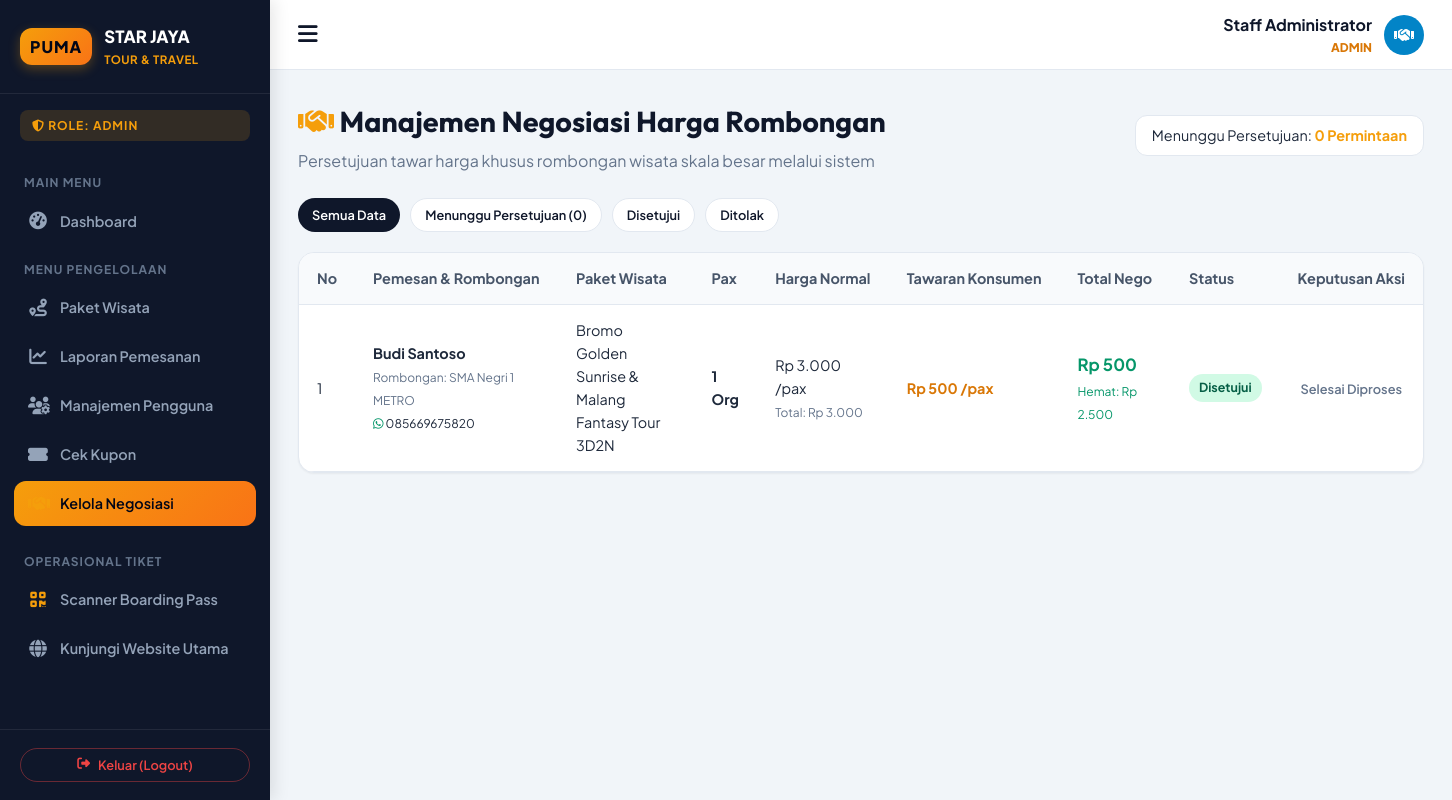
The app's page /admin/nego.php (signed in) with its own data.
### tables this page shows
CREATE TABLE `pemesanan` (
  `id` bigint(20) unsigned NOT NULL AUTO_INCREMENT,
  `user_id` bigint(20) unsigned NOT NULL,
  `paket_id` bigint(20) unsigned NOT NULL,
  `harga` int(11) NOT NULL,
  `harga_nego` int(11) DEFAULT NULL,
  `status_nego` enum('None','Menunggu','Disetujui','Ditolak') DEFAULT 'None',
  `catatan_nego` text DEFAULT NULL,
  `tanggal_berangkat` date DEFAULT NULL,
  `nama_rombongan` varchar(255) NOT NULL,
  `jumlah_pax` int(11) DEFAULT NULL,
  `kursi_dipilih` varchar(255) DEFAULT NULL,
  `no_hp` varchar(255) DEFAULT NULL,
  `created_at` timestamp NULL DEFAULT NULL,
  `updated_at` timestamp NULL DEFAULT NULL,
  PRIMARY KEY (`id`),
  KEY `fk_pemesanan_user` (`user_id`),
  KEY `fk_pemesanan_paket` (`paket_id`),
  CONSTRAINT `fk_pemesanan_paket` FOREIGN KEY (`paket_id`) REFERENCES `paket` (`id`) ON DELETE CASCADE ON UPDATE CASCADE,
  CONSTRAINT `fk_pemesanan_user` FOREIGN KEY (`user_id`) REFERENCES `user` (`id`) ON DELETE CASCADE ON UPDATE CASCADE
);

CREATE TABLE `user` (
  `id` bigint(20) unsigned NOT NULL AUTO_INCREMENT,
  `nama` varchar(191) NOT NULL,
  `email` varchar(191) NOT NULL,
  `level` varchar(191) NOT NULL,
  `email_verified_at` timestamp NULL DEFAULT NULL,
  `password` varchar(191) NOT NULL,
  `remember_token` varchar(100) DEFAULT NULL,
  `created_at` timestamp NULL DEFAULT NULL,
  `updated_at` timestamp NULL DEFAULT NULL,
  PRIMARY KEY (`id`),
  UNIQUE KEY `email` (`email`)
);

CREATE TABLE `paket` (
  `id` bigint(20) unsigned NOT NULL AUTO_INCREMENT,
  `judul` varchar(255) NOT NULL,
  `deskripsi` text NOT NULL,
  `destinasi` text NOT NULL,
  `fasilitas` varchar(255) DEFAULT NULL,
  `bus` varchar(255) NOT NULL,
  `harga` int(11) DEFAULT NULL,
  `foto` varchar(255) DEFAULT NULL,
  `created_at` timestamp NULL DEFAULT NULL,
  `updated_at` timestamp NULL DEFAULT NULL,
  PRIMARY KEY (`id`)
);

### config/database.php (called while the page is built, shortened)
<?php
function format_rupiah($angka) {
    return 'Rp ' . number_format($angka, 0, ',', '.');
}
function clean_input($data) {
    return htmlspecialchars(stripslashes(trim($data)));
}
function base_url($path = '') {
    $isHttps = (!empty($_SERVER['HTTPS']) && $_SERVER['HTTPS'] !== 'off')
        || (isset($_SERVER['SERVER_PORT']) && $_SERVER['SERVER_PORT'] == 443)
        || (isset($_SERVER['HTTP_X_FORWARDED_PROTO']) && $_SERVER['HTTP_X_FORWARDED_PROTO'] === 'https');
    $protocol = $isHttps ? "https://" : "http://";
    $host = $_SERVER['HTTP_HOST'] ?? 'localhost';
    $subDir = '';
    $reqUri = $_SERVER['REQUEST_URI'] ?? '';
    return rtrim($protocol . $host . $subDir, '/') . '/' . ltrim($path, '/');
}

### admin/nego.php (the view, shortened to what this page needs)
<?php
require_once __DIR__ . '/../config/database.php';
$filterStatus = clean_input($_GET['status'] ?? 'all');
$sql = "SELECT p.*, u.nama as nama_pemesan, u.email as email_pemesan, pkt.judul as nama_paket, pkt.harga as harga_satuan_normal
        FROM pemesanan p
        JOIN user u ON p.user_id = u.id
        JOIN paket pkt ON p.paket_id = pkt.id
        WHERE p.status_nego != 'None'";
$sql .= " ORDER BY p.id DESC";
$negoList = $pdo->query($sql)->fetchAll();
$totalPendingNego = (int)$pdo->query("SELECT COUNT(*) FROM pemesanan WHERE status_nego = 'Menunggu'")->fetchColumn();
?>
<!DOCTYPE html>
<html lang="id">
<head>
    <link rel="stylesheet" href="https://cdnjs.cloudflare.com/ajax/libs/font-awesome/6.4.0/css/all.min.css">
    <link rel="stylesheet" href="<?= base_url('assets/css/style.css') ?>">
</head>
<body class="dashboard-layout">
    <?php require_once __DIR__ . '/../includes/sidebar.php'; ?>
    <main class="dashboard-main">
        <header class="dashboard-header">
            <button class="header-toggle" id="sidebarToggle"><i class="fa-solid fa-bars"></i></button>
            <div class="header-profile">
                <div style="text-align: right;">
                    <div style="font-weight: 700; color: var(--primary);"><?= htmlspecialchars($_SESSION['nama']) ?></div>
                    <div style="font-size: 0.75rem; color: var(--accent-hover); font-weight: 800; text-transform: uppercase;">
                        <?= htmlspecialchars($_SESSION['level']) ?>
                    </div>
                </div>
                <div class="user-avatar"><i class="fa-solid fa-handshake"></i></div>
            </div>
        </header>
        <div class="dashboard-body">
            <div style="display: flex; justify-content: space-between; align-items: center; margin-bottom: 24px; flex-wrap: wrap; gap: 16px;">
                <div>
                    <h1 style="font-size: 1.8rem; color: var(--primary); margin: 0 0 4px 0;">
                        <i class="fa-solid fa-handshake" style="color: var(--accent);"></i> Manajemen Negosiasi Harga Rombongan
                    </h1>
                    <p style="color: var(--text-muted); margin: 0;">Persetujuan tawar harga khusus rombongan wisata skala besar melalui sistem</p>
                </div>
                <div style="background: #ffffff; padding: 8px 16px; border-radius: var(--radius-md); border: 1px solid var(--border-color); font-size: 0.9rem;">
                    Menunggu Persetujuan: <strong style="color: var(--warning);"><?= $totalPendingNego ?> Permintaan</strong>
                </div>
            </div>
            <div style="display: flex; gap: 10px; margin-bottom: 20px; flex-wrap: wrap;">
                <a href="<?= base_url('admin/nego.php?status=all') ?>" class="btn btn-sm <?= ($filterStatus === 'all') ? 'btn-primary' : 'btn-outline' ?>" style="<?= ($filterStatus !== 'all') ? 'background:#fff;' : '' ?>">Semua Data</a>
                <a href="<?= base_url('admin/nego.php?status=menunggu') ?>" class="btn btn-sm <?= ($filterStatus === 'menunggu') ? 'btn-primary' : 'btn-outline' ?>" style="<?= ($filterStatus !== 'menunggu') ? 'background:#fff;' : '' ?>">
                    Menunggu Persetujuan (<?= $totalPendingNego ?>)
                </a>
                <a href="<?= base_url('admin/nego.php?status=disetujui') ?>" class="btn btn-sm <?= ($filterStatus === 'disetujui') ? 'btn-primary' : 'btn-outline' ?>" style="<?= ($filterStatus !== 'disetujui') ? 'background:#fff;' : '' ?>">Disetujui</a>
                <a href="<?= base_url('admin/nego.php?status=ditolak') ?>" class="btn btn-sm <?= ($filterStatus === 'ditolak') ? 'btn-primary' : 'btn-outline' ?>" style="<?= ($filterStatus !== 'ditolak') ? 'background:#fff;' : '' ?>">Ditolak</a>
            </div>
            <div class="card-table">
                <div class="table-responsive">
                    <table class="custom-table">
                        <thead>
                            <tr>
                                <th>No</th>
                                <th>Pemesan & Rombongan</th>
                                <th>Paket Wisata</th>
                                <th>Pax</th>
                                <th>Harga Normal</th>
                                <th>Tawaran Konsumen</th>
                                <th>Total Nego</th>
                                <th>Status</th>
                                <th style="text-align: center;">Keputusan Aksi</th>
                            </tr>
                        </thead>
                        <tbody>
                            <?php if (empty($negoList)): ?>
                                <tr>
                                    <td colspan="9" style="text-align: center; padding: 36px; color: var(--text-muted);">
                                        Tidak ada data pengajuan negosiasi harga pada filter ini.
                                    </td>
                                </tr>
                            <?php else: ?>
                                <?php $no = 1; foreach ($negoList as $n):
                                    $totalNormal = (int)$n['harga_satuan_normal'] * (int)$n['jumlah_pax'];
                                    $totalTawar = (int)$n['harga_nego'] * (int)$n['jumlah_pax'];
                                    $hemat = $totalNormal - $totalTawar;
                                ?>
                                    <tr>
                                        <td><?= $no++ ?></td>
                                        <td>
                                            <strong><?= htmlspecialchars($n['nama_pemesan']) ?></strong><br>
                                            <small style="color: var(--text-muted);">Rombongan: <?= htmlspecialchars($n['nama_rombongan']) ?></small><br>
                                            <small><i class="fa-brands fa-whatsapp" style="color: #059669;"></i> <?= htmlspecialchars($n['no_hp']) ?></small>
                                        </td>
                                        <td><?= htmlspecialchars($n['nama_paket']) ?></td>
                                        <td><strong><?= htmlspecialchars($n['jumlah_pax']) ?> Org</strong></td>
                                        <td>
                                            <?= format_rupiah($n['harga_satuan_normal']) ?> /pax<br>
                                            <small style="color: var(--text-muted);">Total: <?= format_rupiah($totalNormal) ?></small>
                                        </td>
                                        <td>
                                            <strong style="color: var(--accent-hover);"><?= format_rupiah($n['harga_nego']) ?> /pax</strong>
                                        </td>
                                        <td>
                                            <strong style="color: #059669; font-size: 1.05rem;"><?= format_rupiah($totalTawar) ?></strong><br>
                                            <small style="color: #059669;">Hemat: <?= format_rupiah(max(0, $hemat)) ?></small>
                                        </td>
                                        <td>
                                            <?php
                                            $stNego = $n['status_nego'];
                                            $bClass = 'badge-warning';
                                            if ($stNego === 'Disetujui') $bClass = 'badge-success';
                                            elseif ($stNego === 'Ditolak') $bClass = 'badge-danger';
                                            ?>
                                            <span class="badge <?= $bClass ?>"><?= htmlspecialchars($stNego) ?></span>
                                        </td>
                                        <td style="text-align: center; white-space: nowrap;">
                                            <?php if ($stNego === 'Menunggu'): ?>
                                                <form method="POST" action="" style="display: inline-flex; gap: 6px;">
                                                    <input type="hidden" name="pemesanan_id" value="<?= $n['id'] ?>">
                                                    <button type="submit" name="action_nego" value="setujui" class="btn btn-sm btn-success" onclick="return confirm('Setujui tawaran harga <?= format_rupiah($n['harga_nego']) ?>/pax untuk rombongan ini?');">
                                                        <i class="fa-solid fa-check"></i> Setujui
                                                    </button>
                                                    <button type="submit" name="action_nego" value="tolak" class="btn btn-sm btn-danger" onclick="return confirm('Tolak tawaran negosiasi harga ini?');">
                                                        <i class="fa-solid fa-xmark"></i> Tolak
                                                    </button>
                                                </form>
                                            <?php else: ?>
                                                <span style="font-size: 0.8rem; color: var(--text-muted); font-weight: 600;">Selesai Diproses</span>
                                            <?php endif; ?>
                                        </td>
                                    </tr>
                                <?php endforeach; ?>
                            <?php endif; ?>
                        </tbody>
                    </table>
                </div>
            </div>
        </div>
    </main>
</body>
</html>

### assets/css/style.css (style rules this page uses)
:root { --primary: #0f172a; --primary-light: #1e293b; --primary-dark: #020617; --accent: #f59e0b; --accent-hover: #d97706; --accent-light: #fef3c7; --sky: #0284c7; --sky-light: #e0f2fe; --success: #10b981; --success-light: #d1fae5; --danger: #ef4444; --danger-light: #fee2e2; --warning: #f59e0b; --text-main: #1e293b; --text-muted: #64748b; --text-light: #94a3b8; --bg-body: #f8fafc; --bg-card: #ffffff; --border-color: #e2e8f0; --radius-sm: 8px; --radius-md: 12px; --radius-lg: 16px; --radius-full: 9999px; --shadow-sm: 0 1px 2px 0 rgb(0 0 0 / 0.05); --shadow-md: 0 4px 6px -1px rgb(0 0 0 / 0.1), 0 2px 4px -2px rgb(0 0 0 / 0.1); --shadow-lg: 0 10px 15px -3px rgb(0 0 0 / 0.1), 0 4px 6px -4px rgb(0 0 0 / 0.1); --shadow-xl: 0 20px 25px -5px rgb(0 0 0 / 0.1), 0 8px 10px -6px rgb(0 0 0 / 0.1); --transition: all 0.25s cubic-bezier(0.4, 0, 0.2, 1); }
* { margin: 0; padding: 0; box-sizing: border-box; }
body { font-family: 'Plus Jakarta Sans', -apple-system, BlinkMacSystemFont, sans-serif; background-color: var(--bg-body); color: var(--text-main); line-height: 1.6; overflow-x: hidden; }
h1, h2, h3, h4, h5, h6, .brand-font { font-family: 'Outfit', sans-serif; color: var(--primary); font-weight: 700; }
a { color: inherit; text-decoration: none; transition: var(--transition); }
.btn { display: inline-flex; align-items: center; justify-content: center; gap: 8px; font-weight: 600; font-size: 0.9rem; padding: 9px 20px; border-radius: var(--radius-full); border: none; cursor: pointer; transition: var(--transition); }
.btn-primary { background: var(--primary); color: #ffffff; }
.btn-outline { background: transparent; color: var(--primary); border: 1.5px solid var(--border-color); }
.btn-sm { padding: 6px 14px; font-size: 0.8rem; }
.dashboard-layout { display: flex; min-height: 100vh; background: #f1f5f9; }
.dashboard-main { margin-left: 270px; flex-grow: 1; display: flex; flex-direction: column; min-height: 100vh; }
.dashboard-header { background: #ffffff; height: 70px; border-bottom: 1px solid var(--border-color); display: flex; align-items: center; justify-content: space-between; padding: 0 28px; position: sticky; top: 0; z-index: 800; }
.header-toggle { font-size: 1.4rem; color: var(--primary); cursor: pointer; background: none; border: none; }
.header-profile { display: flex; align-items: center; gap: 12px; }
.user-avatar { width: 40px; height: 40px; border-radius: 50%; background: var(--sky); color: #fff; display: flex; align-items: center; justify-content: center; font-weight: 700; }
.dashboard-body { padding: 28px; flex-grow: 1; }
.card-table { background: #ffffff; border-radius: var(--radius-lg); border: 1px solid var(--border-color); box-shadow: var(--shadow-sm); overflow: hidden; }
.table-responsive { overflow-x: auto; }
.custom-table { width: 100%; border-collapse: collapse; text-align: left; font-size: 0.9rem; }
.custom-table th { background: #f8fafc; color: #475569; font-weight: 700; padding: 14px 18px; border-bottom: 1px solid var(--border-color); white-space: nowrap; }
.custom-table td { padding: 14px 18px; border-bottom: 1px solid var(--border-color); vertical-align: middle; }
.badge { display: inline-flex; align-items: center; gap: 4px; padding: 4px 10px; border-radius: var(--radius-full); font-size: 0.78rem; font-weight: 700; }
.badge-success { background: #d1fae5; color: #065f46; }
.btn { position: relative; overflow: hidden; }
.status-valid, .badge-success { box-shadow: 0 0 0 0 rgba(16, 185, 129, 0.5); animation: pulseAura 2.2s infinite; }

### records on screen
pemesanan: user.nama "Budi Santoso", nama_rombongan "SMA Negri 1 METRO", no_hp "085669675820", paket.judul "Bromo Golden Sunrise & Malang Fantasy Tour 3D2N", jumlah_pax "1", paket.harga "Rp 3.000", format_rupiah($totalNormal) "Rp 3.000", harga_nego "Rp 500", format_rupiah($totalTawar) "Rp 500", format_rupiah(max(0, $hemat)) "Rp 2.500", status_nego "Disetujui", shows "Selesai Diproses"

### other values on screen
$userRole "ADMIN"
$_SESSION['nama'] "Staff Administrator"
$_SESSION['level'] "ADMIN"
$totalPendingNego "0"
